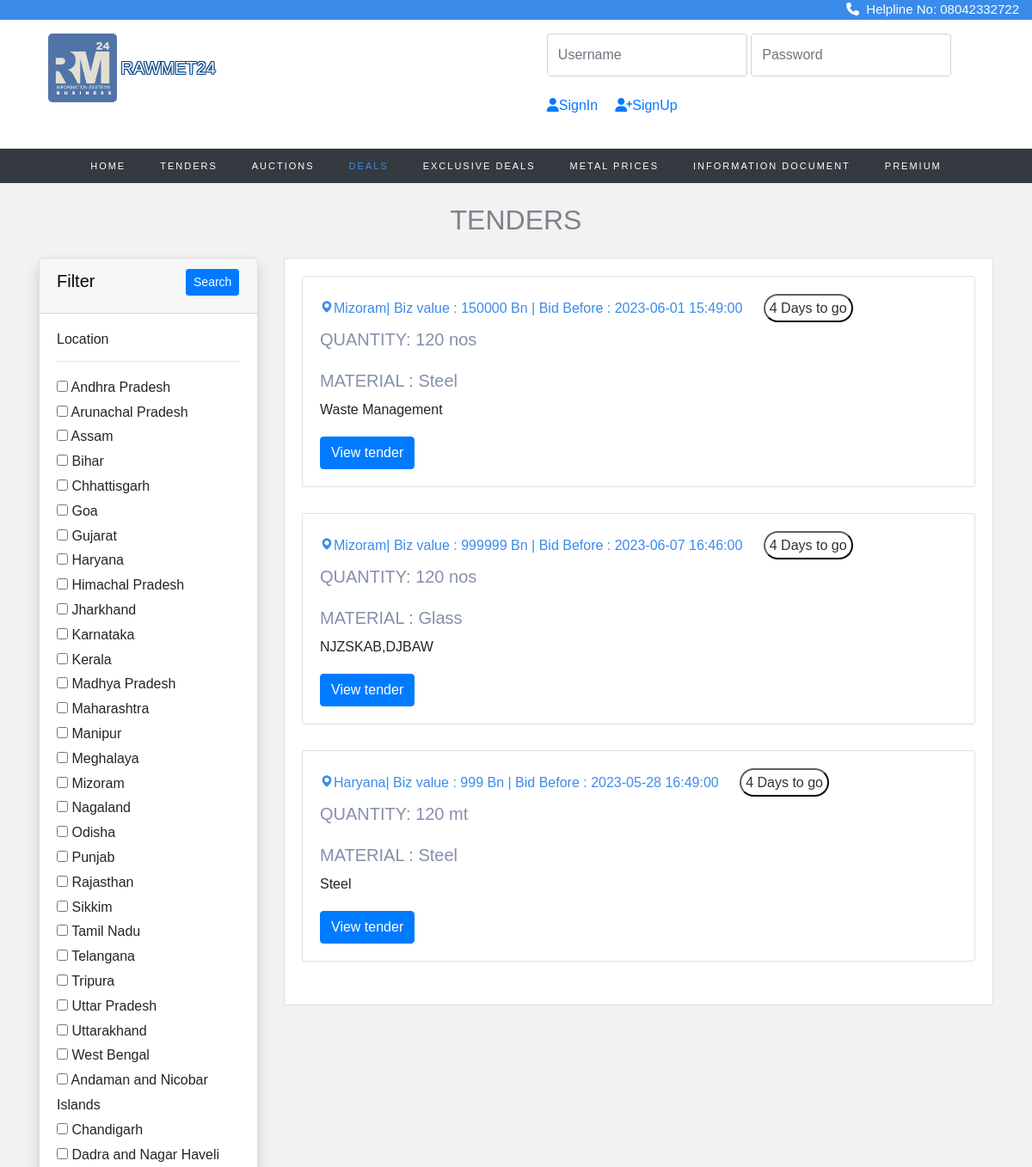
The page /tender/tender.php (upper part) on the database as committed earlier.
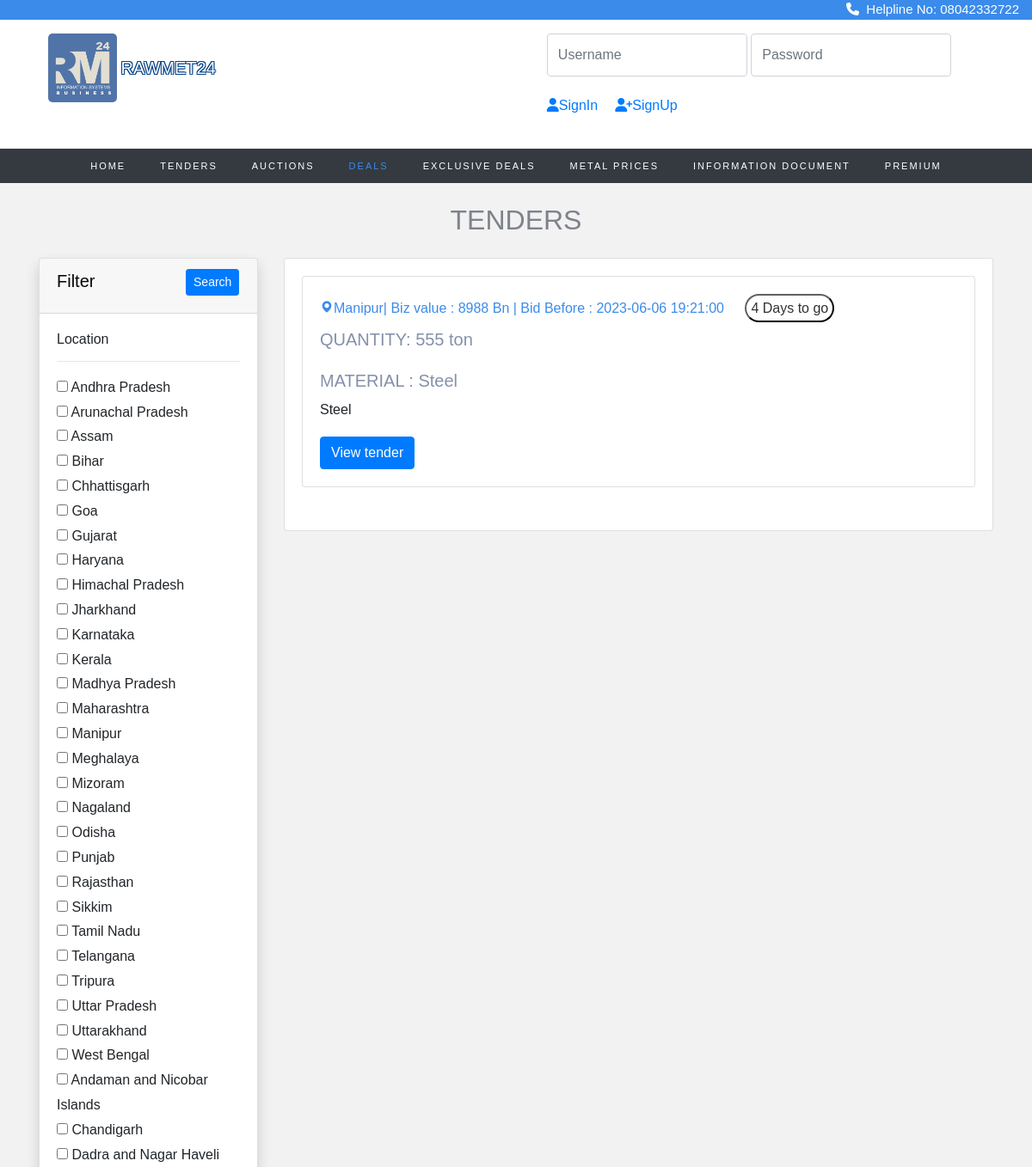
The same page on the database as committed later.
### tables this page shows
CREATE TABLE `location` (
  `state_id` int(11) NOT NULL,
  `state_name` varchar(50) DEFAULT NULL
);

CREATE TABLE `tenders` (
  `id` int(11) NOT NULL,
  `category` varchar(255) DEFAULT NULL,
  `infoId` varchar(255) DEFAULT NULL,
  `ownership` varchar(255) DEFAULT NULL,
  `tenderLocation` varchar(255) DEFAULT NULL,
  `sector` varchar(255) DEFAULT NULL,
  `tenderNumber` int(255) DEFAULT NULL,
  `tenderDesc` text DEFAULT NULL,
  `material` varchar(255) DEFAULT NULL,
  `quantity` varchar(255) NOT NULL,
  `publishingDatetime` datetime DEFAULT NULL,
  `startDatetime` datetime DEFAULT NULL,
  `endDatetime` datetime DEFAULT NULL,
  `emdType` varchar(255) DEFAULT NULL,
  `emdAmt` int(11) DEFAULT NULL,
  `tenderValue` int(255) NOT NULL,
  `companyName` varchar(255) DEFAULT NULL,
  `location` varchar(255) DEFAULT NULL,
  `street` varchar(255) DEFAULT NULL,
  `city` varchar(255) DEFAULT NULL,
  `telephone` varchar(255) DEFAULT NULL,
  `email` varchar(255) DEFAULT NULL,
  `contactPerson` varchar(255) DEFAULT NULL,
  `img` varchar(300) NOT NULL,
  `file` varchar(300) NOT NULL
);

### tender/tender.php (the view, shortened to what the changed rows need)
<!doctype html>
<html lang="en">
  <head>
    <link rel="stylesheet" href="https://cdn.jsdelivr.net/npm/bootstrap@4.0.0/dist/css/bootstrap.min.css">
<link rel="stylesheet" href="https://stackpath.bootstrapcdn.com/font-awesome/4.7.0/css/font-awesome.min.css">
<link rel="stylesheet" href="https://cdnjs.cloudflare.com/ajax/libs/font-awesome/4.7.0/css/font-awesome.min.css">
<link rel="stylesheet" href="css/style.css">
<link rel="stylesheet" href="css/_buttons.scss">
<link rel="stylesheet" href="css/buttons.scss">
<link rel="stylesheet" href="css/auction.css">
<link rel="stylesheet" href="css/reboot.scss">
<link rel="stylesheet" href="https://cdnjs.cloudflare.com/ajax/libs/font-awesome/6.4.0/css/all.min.css">
<link href='https://unpkg.com/boxicons@2.1.4/css/boxicons.min.css' rel='stylesheet'>
<link rel="stylesheet" href="https://cdnjs.cloudflare.com/ajax/libs/font-awesome/4.7.0/css/font-awesome.min.css">
<link rel="stylesheet" type="text/css" href="https://stackpath.bootstrapcdn.com/bootstrap/4.4.1/css/bootstrap.min.css">
<link rel="stylesheet" type="text/css" href="https://pixinvent.com/stack-responsive-bootstrap-4-admin-template/app-assets/css/bootstrap-extended.min.css">
<link rel="stylesheet" type="text/css" href="https://pixinvent.com/stack-responsive-bootstrap-4-admin-template/app-assets/fonts/simple-line-icons/style.min.css">
</head>
</head>
<body>
<section class="home">
<br>
 <center>
 <h2 style="color: #7e828b;">TENDERS</h2> </center>
    <div class="container">
        <div class="row">
            <div class="col-md-3">
                <form action="tender.php?l=" method="GET">
                    <div class="card shadow mt-3">
                        <div class="card-body">
                            <h6>Location</h6>
                            <hr>
                            <?php
                            $con = mysqli_connect("localhost", "root", "", "registration_db");
                            $brand_query = "SELECT * FROM location";
                            $brand_query_run = mysqli_query($con, $brand_query);
                            if (mysqli_num_rows($brand_query_run) > 0) {
                                foreach ($brand_query_run as $locationlist) {
                                    ?>
                                    <div id="checkbox">
                                        <input type="checkbox" name="locations" value="<?= $locationlist['state_name']; ?>"
                                            ?>>
                                        <?= $locationlist['state_name']; ?>
                                    </div>
                                    <?php
                                }
                            } else {
                                echo "No locations Found";
                            }
                            ?>
                        </div>
                    </div>
                </form>
            </div>
            <div class="col-md-9 mt-3">
                <div class="card ">
                    <div class="card-body row">
                        <?php
                        if (isset($_GET['locations'])) {
                            $branchecked = [];
                            $branchecked[0] = $_GET['locations'];
                            foreach ($branchecked as $rowbrand) {
                                 $sql = "SELECT * FROM tenders WHERE tenderLocation='".$rowbrand."'";
                                $result = mysqli_query($con, $sql);
                                if (mysqli_num_rows($result) > 0) {
                                    foreach ($result as $row):
                                        ?>
                                       <div class="col-md-12 grid-margin stretch-card">
                    <div class="card">
                    <div class="card-body">
                    <h6 style="color:#3b8beb; "> <i class='bx bxs-map'></i><?php echo $row['tenderLocation'];?>
                    | Approximate Value : <?php echo $row['tenderValue'];?> Bn | Bid Before : <?php echo $row['endDatetime'];?> <button style="padding:5px ;border-color: #0c0c0c; border-radius: 20px; color: #333131; background-color: #ffffff; margin-left: 20px;">4 Days to go</button></h6>
                        <h5 style="color:#8590aa; font-family: 'Montserrat', sans-serif;"> MATERIAL :&nbsp<?php echo $row['material'];?><br> <br> <p>QUANTITY:&nbsp<?php echo $row['quantity'];?></p></h5>
                        <p><?php echo $row['tenderDesc'];?></p>
    <a href="tend_page.php?g=<?php echo $row['id'];?>"><button class="btn btn-primary" type="submit">View tender</button></a></h6>
                      </div>
                    </div>
                  </div>
                                        <?php
                                    endforeach;
                                }
                            }
                        } else {
                            $sql = "SELECT * FROM tenders";
                            $result = mysqli_query($con, $sql);
                            if (mysqli_num_rows($result) > 0) {
                                foreach ($result as $row):
                                    ?>
                                    <div class="col-md-12 grid-margin stretch-card">
                    <div class="card">
                        <div class="card-body">
                                              <h6 style="color:#3b8beb; "> <i class='bx bxs-map'></i><?php echo $row['tenderLocation'];?>| Biz value : <?php echo $row['tenderValue'];?> Bn | Bid Before :
                                                <?php echo $row['endDatetime'];?>
                                                 <button style="padding:5px ;border-color: #0c0c0c; border-radius: 20px; color: #333131; background-color: #ffffff; margin-left: 20px;">4 Days to go</button></h6>
                        <h5 style="color:#8590aa; font-family: 'Montserrat', sans-serif;">QUANTITY:&nbsp<?php echo $row['quantity'];?><br> <br>
                        MATERIAL :&nbsp<?php echo $row['material'];?>&nbsp
                        </h5>
    <p><?php echo $row['tenderDesc'];?></p>
    <a href="tend_page.php?g=<?php echo $row['id'];?>"><button class="btn btn-primary" type="submit">View tender</button></a></h6>
                      </div>
                    </div>
                  </div>
                                <?php
                                endforeach;
                            } else {
                                echo "No Items Found";
                            }
                        }
                        ?>
                </div>
            </div>
        </div>
    </div>
    </div>
    <br><br>
</body>
</html>

Rows that differ between the two databases and show on the page:
removed tenders: tenderLocation "Mizoram", tenderValue "150000", endDatetime "2023-06-01 15:49:00", quantity "120 nos", material "Steel", tenderDesc "Waste Management"
removed tenders: tenderLocation "Mizoram", tenderValue "999999", endDatetime "2023-06-07 16:46:00", quantity "120 nos", material "Glass", tenderDesc "NJZSKAB,DJBAW"
removed tenders: tenderLocation "Haryana", tenderValue "999", endDatetime "2023-05-28 16:49:00", quantity "120 mt", material "Steel", tenderDesc "Steel"
added tenders: tenderLocation "Manipur", tenderValue "8988", endDatetime "2023-06-06 19:21:00", quantity "555 ton", material "Steel", tenderDesc "Steel"
